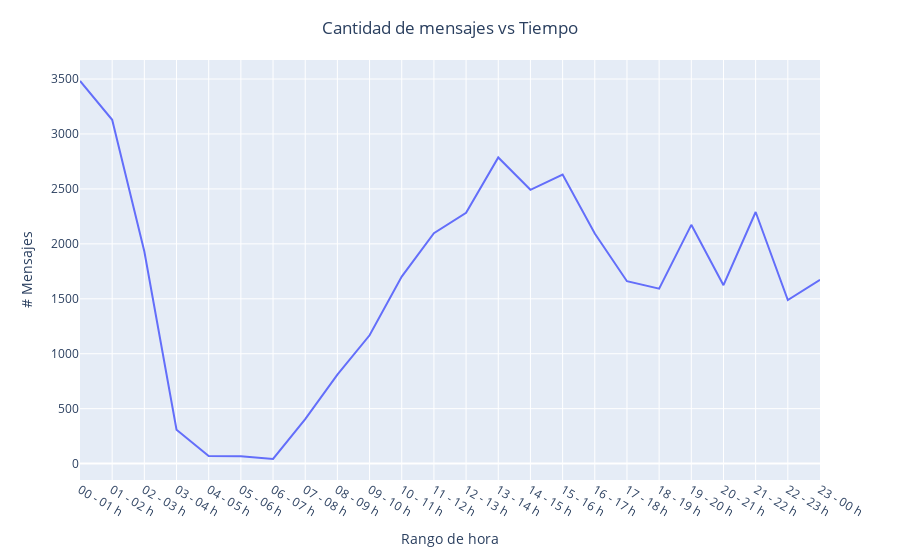

This figure's notebook cell:
### Code cell
# Crear una columna de 1 para realizar el conteo de mensajes
df['# Mensajes por rango de hora'] = 1

# Sumar (contar) los mensajes que tengan la misma fecha
#date_df = df.groupby('rangoHora').sum()
#date_df.reset_index(inplace=True)

date_df = df.groupby('rangoHora')['# Mensajes por rango de hora'].count().reset_index()


# Plotear la cantidad de mensajes respecto del tiempo
fig = px.line(date_df, x='rangoHora', y='# Mensajes por rango de hora')

# Ajustar el gráfico
fig.update_layout(
    title={'text': 'Cantidad de mensajes vs Tiempo',
             'y':0.96,
             'x':0.5,
             'xanchor': 'center'},
    font=dict(size=12))
fig.update_xaxes(title_text='Rango de hora', tickangle=30)
fig.update_yaxes(title_text='# Mensajes')
fig.show()

### Figure 1 — Plotly figure (JSON) as saved in the notebook; plotly's stock layout.template omitted (floating-point values rounded to 4 significant figures)
{"data": [{"hovertemplate": "rangoHora=%{x}<br># Mensajes por rango de hora=%{y}<extra></extra>", "legendgroup": "", "line": {"color": "#636efa", "dash": "solid"}, "marker": {"symbol": "circle"}, "mode": "lines", "name": "", "orientation": "v", "showlegend": false, "type": "scatter", "x": ["00 - 01 h", "01 - 02 h", "02 - 03 h", "03 - 04 h", "04 - 05 h", "05 - 06 h", "06 - 07 h", "07 - 08 h", "08 - 09 h", "09 - 10 h", "10 - 11 h", "11 - 12 h", "12 - 13 h", "13 - 14 h", "14 - 15 h", "15 - 16 h", "16 - 17 h", "17 - 18 h", "18 - 19 h", "19 - 20 h", "20 - 21 h", "21 - 22 h", "22 - 23 h", "23 - 00 h"], "xaxis": "x", "y": [3482, 3129, 1930, 309, 70, 68, 42, 405, 810, 1168, 1702, 2097, 2283, 2786, 2492, 2631, 2094, 1660, 1592, 2173, 1624, 2290, 1488, 1673], "yaxis": "y"}], "layout": {"font": {"size": 12}, "legend": {"tracegroupgap": 0}, "margin": {"t": 60}, "title": {"text": "Cantidad de mensajes vs Tiempo", "x": 0.5, "xanchor": "center", "y": 0.96}, "xaxis": {"anchor": "y", "domain": [0, 1], "tickangle": 30, "title": {"text": "Rango de hora"}}, "yaxis": {"anchor": "x", "domain": [0, 1], "title": {"text": "# Mensajes"}}}}
